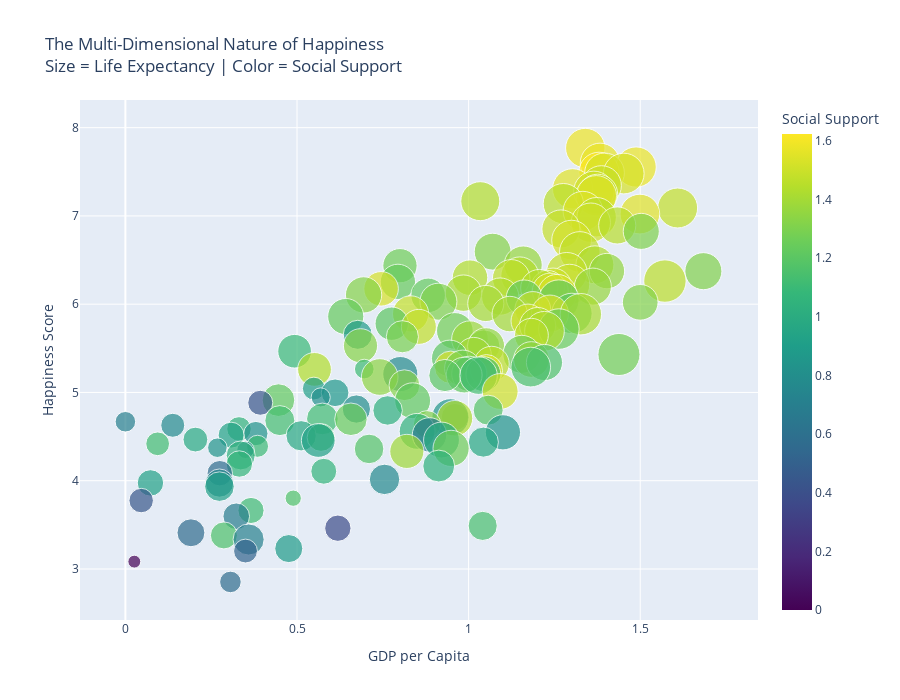

Write notebook code for a chart like this one.
### Markdown cell above
## 🎨 Visualization 8: Beyond Money - Multiple Factors Interactive Plot

Money matters, but what about other factors? Let's create an interactive bubble chart.

### Code cell
# Interactive bubble chart
fig = px.scatter(
    df,
    x='GDP per capita',
    y='Score',
    size='Healthy life expectancy',
    color='Social support',
    hover_name='Country or region',
    hover_data={
        'GDP per capita': ':.3f',
        'Score': ':.3f',
        'Social support': ':.3f',
        'Freedom to make life choices': ':.3f',
        'Healthy life expectancy': ':.3f'
    },
    color_continuous_scale='Viridis',
    size_max=30,
    title='The Multi-Dimensional Nature of Happiness<br>Size = Life Expectancy | Color = Social Support',
    labels={
        'GDP per capita': 'GDP per Capita',
        'Score': 'Happiness Score',
        'Social support': 'Social Support'
    }
)

fig.update_layout(height=700)
fig.show()

### Figure 1 — Plotly figure (JSON) as saved in the notebook; plotly's stock layout.template omitted (floating-point values rounded to 4 significant figures; data arrays with more than 128 entries replaced by an {"elided": "..."} marker saying what was removed)
{"data": [{"customdata": {"elided": "156x3 float values"}, "hovertemplate": "<b>%{hovertext}</b><br><br>GDP per Capita=%{x:.3f}<br>Happiness Score=%{y:.3f}<br>Healthy life expectancy=%{customdata[2]:.3f}<br>Social Support=%{marker.color:.3f}<br>Freedom to make life choices=%{customdata[1]:.3f}<extra></extra>", "hovertext": {"elided": "156 str values"}, "legendgroup": "", "marker": {"color": {"elided": "156 float values"}, "coloraxis": "coloraxis", "size": {"elided": "156 float values"}, "sizemode": "area", "sizeref": 0.001268, "symbol": "circle"}, "mode": "markers", "name": "", "orientation": "v", "showlegend": false, "type": "scatter", "x": {"elided": "156 float values"}, "xaxis": "x", "y": {"elided": "156 float values"}, "yaxis": "y"}], "layout": {"coloraxis": {"colorbar": {"title": {"text": "Social Support"}}, "colorscale": [[0, "#440154"], [0.1111, "#482878"], [0.2222, "#3e4989"], [0.3333, "#31688e"], [0.4444, "#26828e"], [0.5556, "#1f9e89"], [0.6667, "#35b779"], [0.7778, "#6ece58"], [0.8889, "#b5de2b"], [1, "#fde725"]]}, "height": 700, "legend": {"itemsizing": "constant", "tracegroupgap": 0}, "title": {"text": "The Multi-Dimensional Nature of Happiness<br>Size = Life Expectancy | Color = Social Support"}, "xaxis": {"anchor": "y", "domain": [0, 1], "title": {"text": "GDP per Capita"}}, "yaxis": {"anchor": "x", "domain": [0, 1], "title": {"text": "Happiness Score"}}}}
